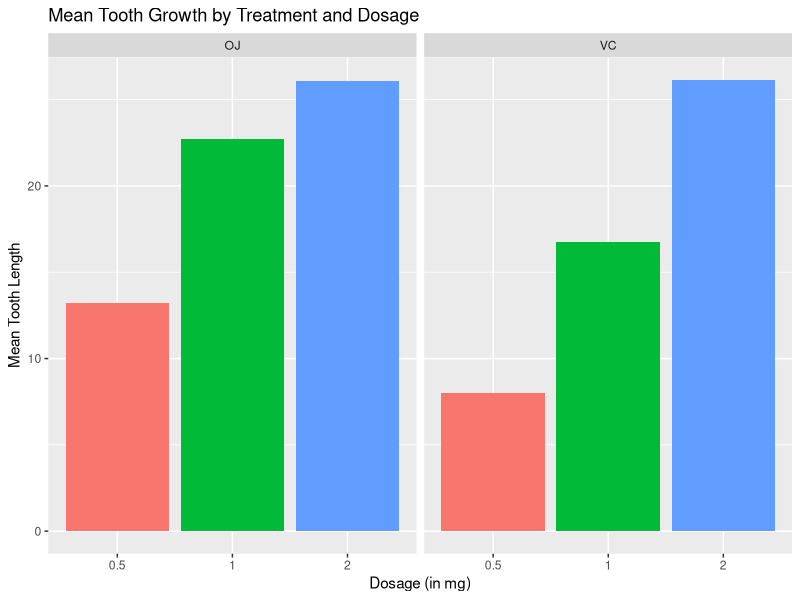
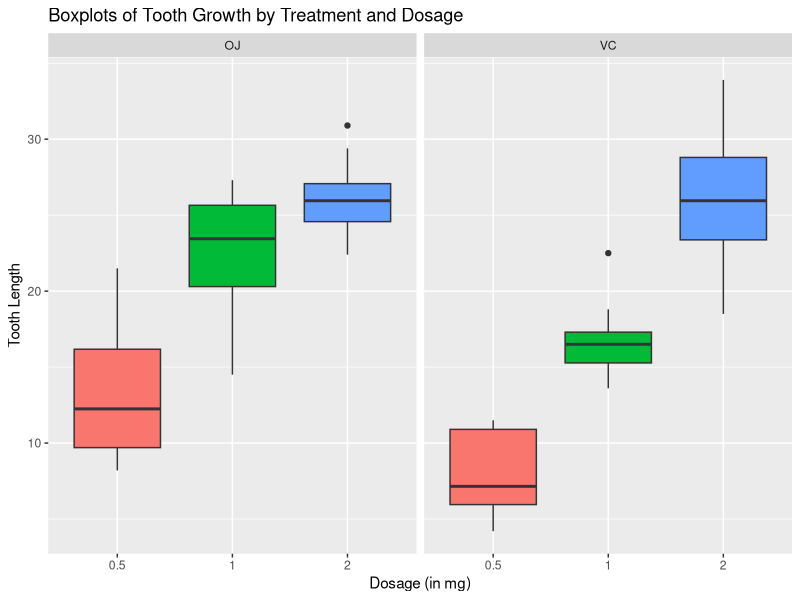

The R script that drew these images, in order: (Note: this script raises an error after producing the figures.)
## ---- chunk 1
knitr::opts_chunk$set(echo = TRUE)
library(dplyr)
library(ggplot2)
## ---- chunk 2

## ---- chunk 3
data("ToothGrowth")

d <- 
  ToothGrowth %>%
  mutate(dose = as.factor(dose))

d_means <- 
  ToothGrowth %>%
  mutate(dose=as.factor(dose)) %>%
  group_by(supp, dose) %>%
  summarise(mean_length = mean(len))
## ---- chunk 4
g <- ggplot(d_means, aes(dose, mean_length))
g + facet_grid(cols=vars(supp)) + geom_bar(stat="identity", aes(fill=dose)) +
    ggtitle("Mean Tooth Growth by Treatment and Dosage") +
    xlab("Dosage (in mg)") + ylab("Mean Tooth Length") + theme(legend.position="none")

g <- ggplot(d, aes(x=dose, y=len, group=dose))
g + geom_boxplot(aes(fill=dose)) + facet_grid(cols=vars(supp)) +
    ggtitle("Boxplots of Tooth Growth by Treatment and Dosage") +
    xlab("Dosage (in mg)") + ylab("Tooth Length") + theme(legend.position="none")
## ---- chunk 5
# Make vectors of tooth lengths resulting from each supplement/dosage combination
oj0.5 <- d[d$supp=="OJ" & d$dose==0.5, 1]
oj1.0 <- d[d$supp=="OJ" & d$dose==1, 1]
oj2.0 <- d[d$supp=="OJ" & d$dose==2, 1]
vc0.5 <- d[d$supp=="VC" & d$dose==0.5, 1]
vc1.0 <- d[d$supp=="VC" & d$dose==1, 1]
vc2.0 <- d[d$supp=="VC" & d$dose==2, 1]

# Perform t-tests on supplement pairs at each dosage
t.test(oj0.5, vc0.5, alternative="greater")
t.test(oj1.0, vc1.0, alternative="greater")
t.test(oj2.0, vc2.0, alternative="greater")


# Perform t test on OJ and VC at all dosage levels
t.test(len~supp, data=ToothGrowth, paired=FALSE, var.equal=FALSE)
